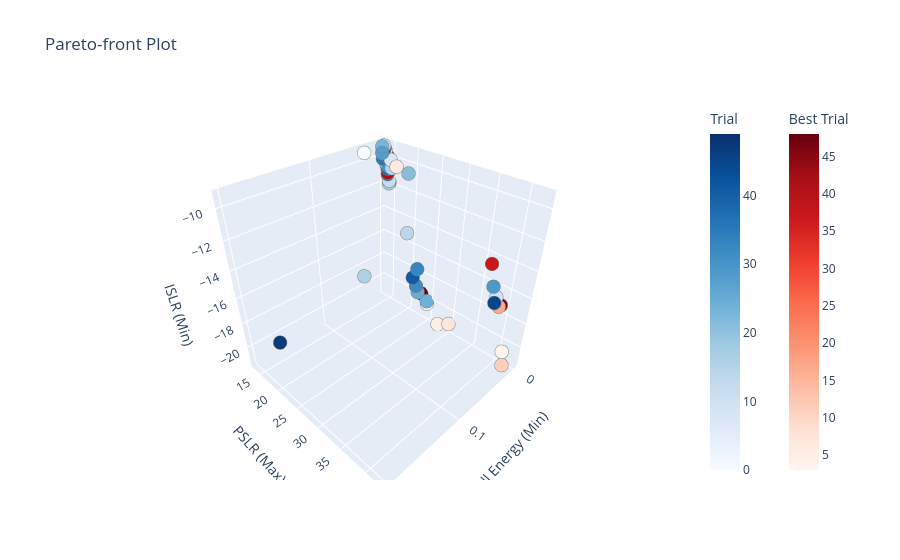

The notebook cell saved with this chart:
### Code cell
import optuna.visualization as vis

fig = vis.plot_pareto_front(
    study, 
    target_names=["Null Energy (Min)", "PSLR (Max)", "ISLR (Min)"]
)
fig.show()


print("\n--- Best Options on the Pareto Front ---")
best_trials = study.best_trials

for i, trial in enumerate(best_trials):
    print(f"\nOption {i+1} (Trial #{trial.number}):")
    print(f"  Null Energy: {trial.values[0]:.6f}")
    print(f"  PSLR:        {trial.values[1]:.6f} dB")
    print(f"  ISLR:        {trial.values[2]:.6f} dB")
    print("  Betas to use:")
    for key, value in trial.params.items():
        print(f"    {key} = {value:.6e}")
